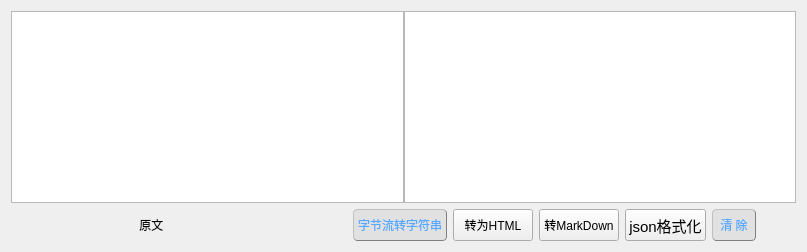
                <widget class="QWidget" name="office_widget" native="true">
                 <layout class="QVBoxLayout" name="verticalLayout_11">
                  <item>
                   <widget class="QWidget" name="widget_29" native="true">
                    <layout class="QHBoxLayout" name="horizontalLayout_26">
                     <property name="spacing">
                      <number>0</number>
                     </property>
                     <property name="leftMargin">
                      <number>0</number>
                     </property>
                     <property name="topMargin">
                      <number>0</number>
                     </property>
                     <property name="rightMargin">
                      <number>0</number>
                     </property>
                     <property name="bottomMargin">
                      <number>0</number>
                     </property>
                     <item>
                      <widget class="QTextEdit" name="office_textEdit">
                       <property name="font">
                        <font>
                         <pointsize>11</pointsize>
                        </font>
                       </property>
                       <property name="html">
                        <string>&lt;!DOCTYPE HTML PUBLIC &quot;-//W3C//DTD HTML 4.0//EN&quot; &quot;http://www.w3.org/TR/REC-html40/strict.dtd&quot;&gt;
&lt;html&gt;&lt;head&gt;&lt;meta name=&quot;qrichtext&quot; content=&quot;1&quot; /&gt;&lt;meta charset=&quot;utf-8&quot; /&gt;&lt;style type=&quot;text/css&quot;&gt;
p, li { white-space: pre-wrap; }
hr { height: 1px; border-width: 0; }
&lt;/style&gt;&lt;/head&gt;&lt;body style=&quot; font-family:'Microsoft YaHei UI'; font-size:11pt; font-weight:400; font-style:normal;&quot;&gt;
&lt;p style=&quot;-qt-paragraph-type:empty; margin-top:0px; margin-bottom:0px; margin-left:0px; margin-right:0px; -qt-block-indent:0; text-indent:0px;&quot;&gt;&lt;br /&gt;&lt;/p&gt;&lt;/body&gt;&lt;/html&gt;</string>
                       </property>
                      </widget>
                     </item>
                     <item>
                      <widget class="QTextBrowser" name="office_textEdit2"/>
                     </item>
                    </layout>
                   </widget>
                  </item>
                  <item>
                   <widget class="QWidget" name="json_format_widget" native="true">
                    <property name="minimumSize">
                     <size>
                      <width>0</width>
                      <height>32</height>
                     </size>
                    </property>
                    <property name="maximumSize">
                     <size>
                      <width>16777215</width>
                      <height>32</height>
                     </size>
                    </property>
                    <layout class="QHBoxLayout" name="horizontalLayout_25">
                     <property name="spacing">
                      <number>0</number>
                     </property>
                     <property name="leftMargin">
                      <number>0</number>
                     </property>
                     <property name="topMargin">
                      <number>0</number>
                     </property>
                     <property name="rightMargin">
                      <number>0</number>
                     </property>
                     <property name="bottomMargin">
                      <number>0</number>
                     </property>
                     <item>
                      <spacer name="horizontalSpacer_15">
                       <property name="orientation">
                        <enum>Qt::Horizontal</enum>
                       </property>
                       <property name="sizeHint" stdset="0">
                        <size>
                         <width>125</width>
                         <height>20</height>
                        </size>
                       </property>
                      </spacer>
                     </item>
                     <item>
                      <widget class="QLabel" name="office_label">
                       <property name="text">
                        <string> 原文 </string>
                       </property>
                      </widget>
                     </item>
                     <item>
                      <spacer name="horizontalSpacer_19">
                       <property name="orientation">
                        <enum>Qt::Horizontal</enum>
                       </property>
                       <property name="sizeHint" stdset="0">
                        <size>
                         <width>40</width>
                         <height>20</height>
                        </size>
                       </property>
                      </spacer>
                     </item>
                     <item>
                      <spacer name="horizontalSpacer_18">
                       <property name="orientation">
                        <enum>Qt::Horizontal</enum>
                       </property>
                       <property name="sizeHint" stdset="0">
                        <size>
                         <width>146</width>
                         <height>20</height>
                        </size>
                       </property>
                      </spacer>
                     </item>
                     <item>
                      <widget class="QWidget" name="json_widget_pbtn" native="true">
                       <property name="minimumSize">
                        <size>
                         <width>0</width>
                         <height>32</height>
                        </size>
                       </property>
                       <property name="maximumSize">
                        <size>
                         <width>16777215</width>
                         <height>32</height>
                        </size>
                       </property>
                       <layout class="QHBoxLayout" name="horizontalLayout_27">
                        <property name="spacing">
                         <number>6</number>
                        </property>
                        <property name="leftMargin">
                         <number>0</number>
                        </property>
                        <property name="topMargin">
                         <number>0</number>
                        </property>
                        <property name="rightMargin">
                         <number>0</number>
                        </property>
                        <property name="bottomMargin">
                         <number>0</number>
                        </property>
                        <item>
                         <widget class="QPushButton" name="office_to_bytes_pbtn">
                          <property name="minimumSize">
                           <size>
                            <width>0</width>
                            <height>32</height>
                           </size>
                          </property>
                          <property name="maximumSize">
                           <size>
                            <width>16777215</width>
                            <height>32</height>
                           </size>
                          </property>
                          <property name="styleSheet">
                           <string notr="true">QPushButton#office_to_bytes_pbtn{
background-color: rgb(225, 225, 225);
border:1px groove gray;
border-radius:4px;
padding:1px 4px;
border-style: outset;
color: rgb(85, 170, 255);
}

QPushButton#office_to_bytes_pbtn:hover{
background-color:rgb(229, 241, 251);
color: black;
}

QPushButton#office_to_bytes_pbtn:pressed{
background-color:rgb(204, 228, 247);
border-style: inset;
}</string>
                          </property>
                          <property name="text">
                           <string>字节流转字符串</string>
                          </property>
                         </widget>
                        </item>
                        <item>
                         <widget class="QPushButton" name="office_to_html_pbtn">
                          <property name="minimumSize">
                           <size>
                            <width>0</width>
                            <height>32</height>
                           </size>
                          </property>
                          <property name="maximumSize">
                           <size>
                            <width>16777215</width>
                            <height>32</height>
                           </size>
                          </property>
                          <property name="text">
                           <string>转为HTML</string>
                          </property>
                         </widget>
                        </item>
                        <item>
                         <widget class="QPushButton" name="office_to_mkd_pbtn">
                          <property name="minimumSize">
                           <size>
                            <width>0</width>
                            <height>32</height>
                           </size>
                          </property>
                          <property name="maximumSize">
                           <size>
                            <width>16777215</width>
                            <height>32</height>
                           </size>
                          </property>
                          <property name="text">
                           <string>转MarkDown</string>
                          </property>
                         </widget>
                        </item>
                        <item>
                         <widget class="QPushButton" name="json_format_pbtn">
                          <property name="minimumSize">
                           <size>
                            <width>0</width>
                            <height>32</height>
                           </size>
                          </property>
                          <property name="maximumSize">
                           <size>
                            <width>16777215</width>
                            <height>32</height>
                           </size>
                          </property>
                          <property name="font">
                           <font>
                            <pointsize>11</pointsize>
                           </font>
                          </property>
                          <property name="text">
                           <string>json格式化</string>
                          </property>
                         </widget>
                        </item>
                        <item>
                         <widget class="QPushButton" name="office_clear_pbtn">
                          <property name="minimumSize">
                           <size>
                            <width>0</width>
                            <height>32</height>
                           </size>
                          </property>
                          <property name="maximumSize">
                           <size>
                            <width>16777215</width>
                            <height>32</height>
                           </size>
                          </property>
                          <property name="styleSheet">
                           <string notr="true">QPushButton#office_clear_pbtn{
background-color: rgb(225, 225, 225);
border:1px groove gray;
border-radius:4px;
padding:1px 4px;
border-style: outset;
color: rgb(85, 170, 255);
}

QPushButton#office_clear_pbtn:hover{
background-color:rgb(229, 241, 251);
color: black;
}

QPushButton#office_clear_pbtn:pressed{
background-color:rgb(204, 228, 247);
border-style: inset;
}</string>
                          </property>
                          <property name="text">
                           <string> 清 除 </string>
                          </property>
                         </widget>
                        </item>
                        <item>
                         <spacer name="horizontalSpacer_22">
                          <property name="orientation">
                           <enum>Qt::Horizontal</enum>
                          </property>
                          <property name="sizeHint" stdset="0">
                           <size>
                            <width>40</width>
                            <height>20</height>
                           </size>
                          </property>
                         </spacer>
                        </item>
                       </layout>
                      </widget>
                     </item>
                    </layout>
                   </widget>
                  </item>
                 </layout>
                </widget>
